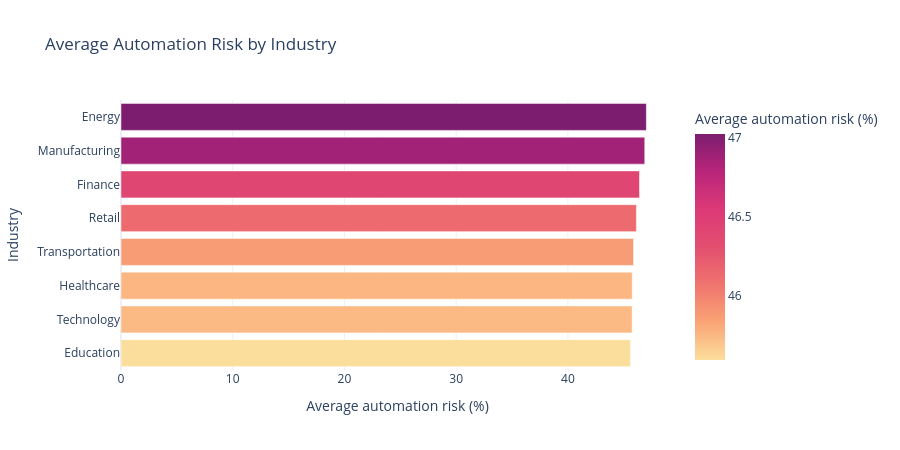

The code cell stored with this chart in its notebook:
### Code cell
industry_risk = df.groupby('industry')['automation_risk_percent'].mean().sort_values(ascending=False)

fig = px.bar(
    industry_risk.reset_index(),
    x='automation_risk_percent', y='industry', orientation='h',
    color='automation_risk_percent', color_continuous_scale='Sunsetdark',
    labels={'automation_risk_percent': 'Average automation risk (%)', 'industry': 'Industry'},
    title='Average Automation Risk by Industry'
)
fig.update_layout(yaxis={'categoryorder': 'total ascending'}, height=450)
fig.show()

### Figure 1 — Plotly figure (JSON) as saved in the notebook; plotly's stock layout.template omitted (floating-point values rounded to 4 significant figures)
{"data": [{"hovertemplate": "Average automation risk (%)=%{marker.color}<br>Industry=%{y}<extra></extra>", "legendgroup": "", "marker": {"color": [47.02, 46.88, 46.41, 46.13, 45.87, 45.76, 45.75, 45.6], "coloraxis": "coloraxis", "pattern": {"shape": ""}}, "name": "", "orientation": "h", "showlegend": false, "textposition": "auto", "type": "bar", "x": [47.02, 46.88, 46.41, 46.13, 45.87, 45.76, 45.75, 45.6], "xaxis": "x", "y": ["Energy", "Manufacturing", "Finance", "Retail", "Transportation", "Healthcare", "Technology", "Education"], "yaxis": "y"}], "layout": {"barmode": "relative", "coloraxis": {"autocolorscale": false, "colorbar": {"title": {"text": "Average automation risk (%)"}}, "colorscale": [[0.0, "rgb(252, 222, 156)"], [0.1667, "rgb(250, 164, 118)"], [0.3333, "rgb(240, 116, 110)"], [0.5, "rgb(227, 79, 111)"], [0.6667, "rgb(220, 57, 119)"], [0.8333, "rgb(185, 37, 122)"], [1.0, "rgb(124, 29, 111)"]]}, "height": 450, "legend": {"tracegroupgap": 0}, "title": {"text": "Average Automation Risk by Industry"}, "xaxis": {"anchor": "y", "domain": [0.0, 1.0], "title": {"text": "Average automation risk (%)"}}, "yaxis": {"anchor": "x", "categoryorder": "total ascending", "domain": [0.0, 1.0], "title": {"text": "Industry"}}}}
